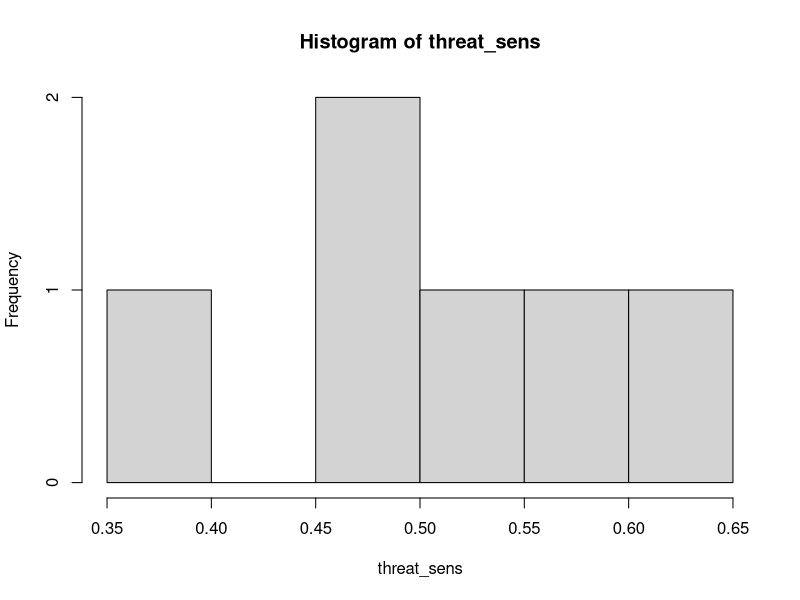
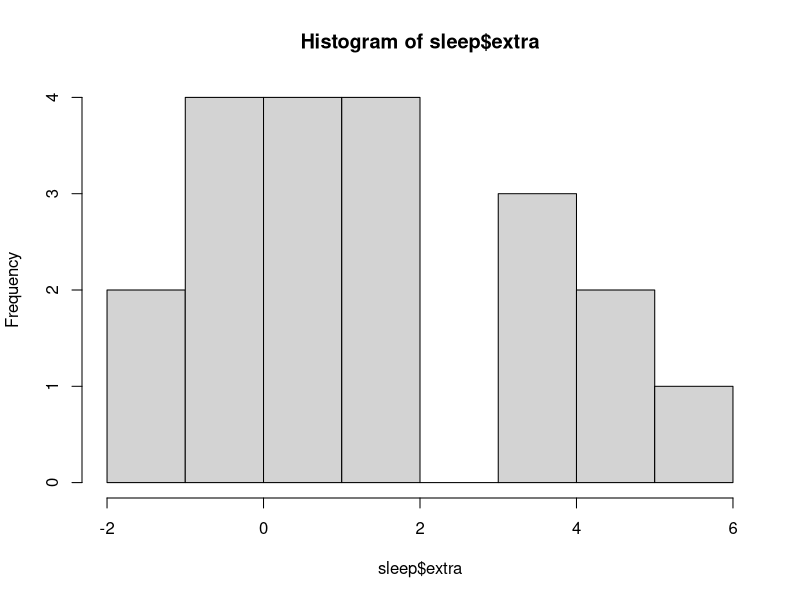

Recreate these plots in R, in order.
# Class 2

# Working with vectors
ids = 1:6
stimulus_name = rep(c("gun", "spider"), 3)
spectrum = sample(x = 1:10, size = 6)
extr = abs(5.5 - spectrum)

extr2 = c(extr, NA)

threat_sens = rnorm(n = 6, mean = 0.5, sd = 0.1)
hist(threat_sens)
cor.test(threat_sens, extr)
length(threat_sens)

# How to deal with NAs
mean(extr2, na.rm = TRUE)

# Indexing
extr2[1:3]
extr2[-2] # exclude 2nd value

# Logical indexing
mean(extr[stimulus_name == "gun"])

# Paste
paste(ids, "_ID")

# Patterns
q1 = "I eat"
q2 = "We run"
q3 = "You eat"

# Search for patterns, get position
grep(pattern = "eat", c(q1, q2, q3))

# Get logical
grepl(pattern = "eat", c(q1, q2, q3))

# Substitute pattern for another
gsub("run", "fly", c(q1, q2, q3))

# Matrices and arrays
m = matrix(LETTERS[1:9], 3, 3)
m[1:2, c(T, T, F)] # Indexing

# Lists
name = "FnF"
cast = c("Walker, Rodriguez", "Diesel")
movie = list(title = name, cast = cast, imdb = 3)
str(movie) # Returns structure of list
thesis_result = cor.test(threat_sens, extr)
thesis_result[["statistic"]]    
movie[[2]]
movie[2]
thesis_result[["new"]] = list(nothing = 0)
thesis_result[["new"]]
movie[[2]]
thesis_result$p.value
thesis_result$new$nothing

# Data frames
df = data.frame(
  ids = as.character(ids),
  extr = extr,
  threat_sens = threat_sens)
df[1:3,c("ids", "extr")]

# Working directory
getwd()
# setwd()

sleep = sleep
# write.csv(sleep, file = "sleep.csv")
# sleep = read.csv("sleep.csv")
hist(sleep$extra)
t.test(sleep$extra[sleep$group == 1], sleep$extra[sleep$group == 2])
